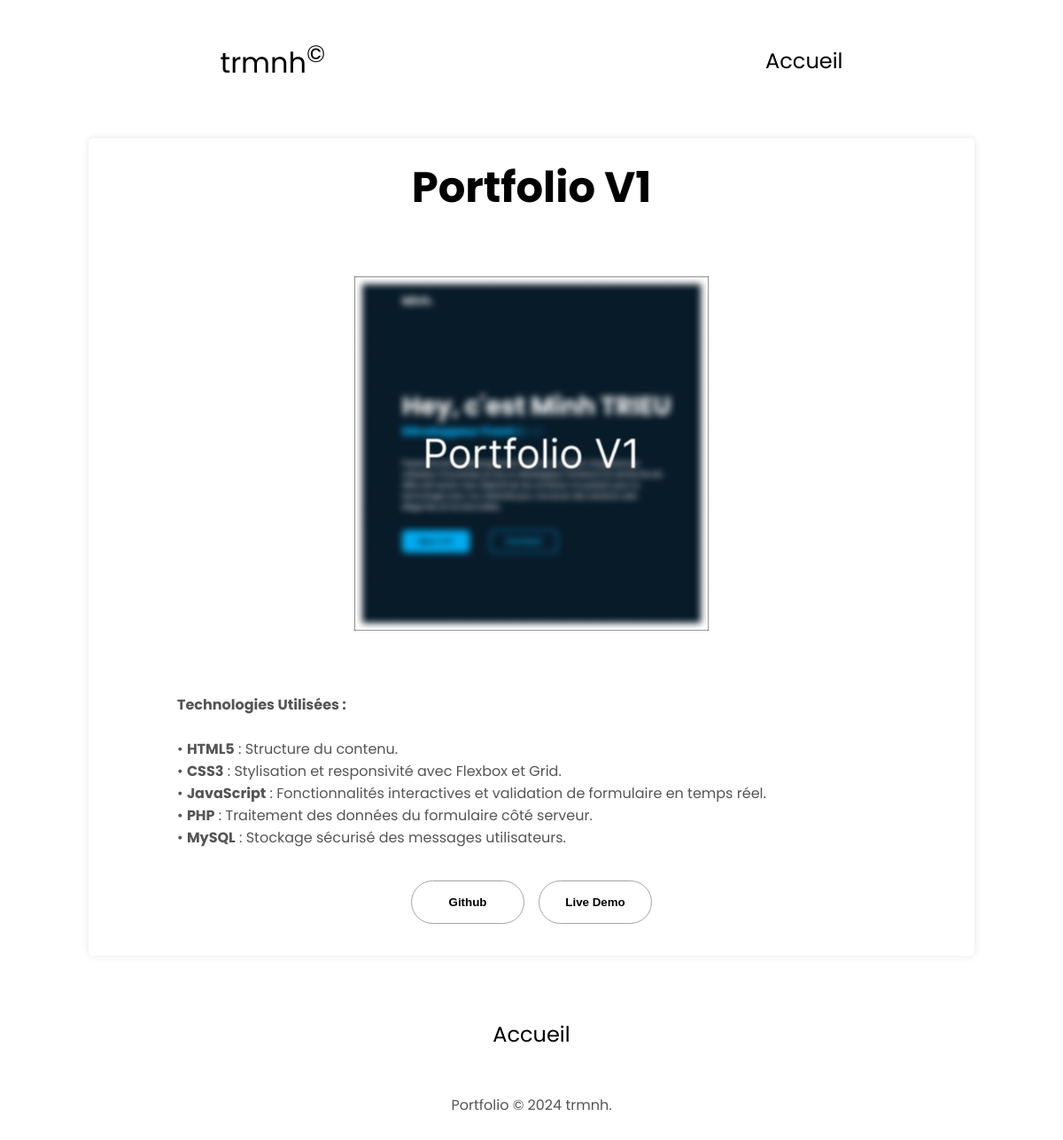
The page /project.php?id=12 on the database its author committed.
### tables this page shows
CREATE TABLE `projects` (
  `id` int(11) NOT NULL,
  `title` varchar(255) NOT NULL,
  `description` text NOT NULL,
  `thumbnail` varchar(255) NOT NULL,
  `github_link` varchar(255) DEFAULT NULL,
  `live_demo_link` varchar(255) DEFAULT NULL,
  `status` tinyint(1) DEFAULT '1'
);

CREATE TABLE `project_images` (
  `id` int(11) NOT NULL,
  `project_id` int(11) NOT NULL,
  `image_path` varchar(255) DEFAULT NULL
);

### project.php (the view, shortened to what this page needs)
<?php
include_once("config/database.php");
$projectId = isset($_GET['id']) ? intval($_GET['id']) : 0;
if ($projectId) {
    $stmt = $pdo->prepare("SELECT * FROM projects WHERE id = ?");
    $stmt->execute([$projectId]);
    $project = $stmt->fetch();
    if ($project) {
        $imagesStmt = $pdo->prepare("SELECT * FROM project_images WHERE project_id = ?");
        $imagesStmt->execute([$projectId]);
        $images = $imagesStmt->fetchAll();
    } else {
        echo "Projet non trouvé.";
        exit;
    }
} else {
    echo "Projet non spécifié.";
    exit;
}
?>
<!DOCTYPE html>
<html lang="fr">
<head>
    <link rel="stylesheet" href="assets/css/style.css" />
    <link rel="stylesheet" href="https://cdn.jsdelivr.net/npm/swiper@11/swiper-bundle.min.css"/>
</head>
<body>
    <nav id="desktop-nav">
        <div class="logo">trmnh<sup>©</sup></div>
        <div>
            <ul class="nav-links">
                <li><a href="index.php">Accueil</a></li>
            </ul>
        </div>
    </nav>
    <main>
        <section id="project-details">
            <h1 class="title"><?php echo htmlspecialchars($project['title']); ?></h1>
            <div class="swiper-container">
                <div class="swiper-wrapper">
                    <?php foreach ($images as $image): ?>
                        <div class="swiper-slide">
                            <img src="uploads/<?php echo htmlspecialchars($image['image_path']); ?>" alt="<?php echo htmlspecialchars($project['title']); ?>">
                        </div>
                    <?php endforeach; ?>
                </div>
            </div>
            <div class="description-container">
                <p><?php echo $project['description']; ?></p>
            </div>
            <div class="btn-container">
                <?php if ($project['github_link']): ?>
                    <button class="btn btn-color-2 project-btn" onclick="location.href='<?php echo htmlspecialchars($project['github_link']); ?>'">
                        Github
                    </button>
                <?php endif; ?>
                <?php if ($project['live_demo_link']): ?>
                    <button class="btn btn-color-2 project-btn" target="_blank" onclick="location.href='<?php echo htmlspecialchars($project['live_demo_link']); ?>'">
                        Live Demo
                    </button>
                <?php endif; ?>
            </div>
        </section>
    </main>
    <footer>
        <nav>
            <div class="nav-links-container">
                <ul class="nav-links">
                    <li><a href="index.php">Accueil</a></li>
                </ul>
            </div>
        </nav>
        <p>Portfolio &#169; 2024 trmnh.</p>
    </footer>
</body>
</html>

### assets/css/style.css (style rules this page uses)
* { margin: 0; padding: 0; }
body { font-family: "Poppins", sans-serif; }
html { scroll-behavior: smooth; }
p { color: rgb(85, 85, 85); }
a, .btn { transition: all 300ms ease; }
nav, .nav-links { display: flex; }
nav { justify-content: space-around; align-items: center; height: 17vh; }
.nav-links { gap: 2rem; list-style: none; font-size: 1.5rem; }
a { color: black; text-decoration: none; text-decoration-color: white; }
.logo { font-size: 2rem; }
section { padding-top: 4vh; height: 96vh; margin: 0 10rem; box-sizing: border-box; min-height: fit-content; }
.title { font-size: 3rem; text-align: center; }
.btn-container { display: flex; justify-content: center; gap: 1rem; }
.btn { font-weight: 600; transition: all 300ms ease; padding: 1rem; width: 8rem; border-radius: 2rem; }
.btn-color-1, .btn-color-2 { border: rgb(53, 53, 53) 0.1rem solid; }
.btn-color-2 { background: none; }
.btn-container { gap: 1rem; }
.project-btn { border-color: rgb(163, 163, 163); margin: 1rem 0; }
footer { height: 26vh; margin: 0 1rem; }
footer p { text-align: center; }
#project-details { max-width: 1000px; height: auto; margin: 20px auto; padding: 20px; background: white; border-radius: 5px; box-shadow: 0 0 10px rgba(0, 0, 0, 0.1); overflow: hidden; }
.swiper-container { width: 100%; max-width: 600px; height: auto; margin: 4rem auto; }
.swiper-slide img { width: 100%; height: auto; max-height: 400px; object-fit: contain; }
.title { font-size: 3rem; margin-bottom: 1rem; }
.description-container { max-width: 800px; margin: 20px auto; text-align: left; }

### rows shown on the page
projects: title "Portfolio V1", description "Technologies Utilisées : • HTML5 : Structure du contenu. • CSS3 : Stylisation et responsivité avec Flexbox et Grid. • JavaScript : Fonctionnalités interactives et validation de formulaire en temps réel. • PHP : Traitement des données du formulaire côté serveur. • MySQL : Stockage sécurisé des messages utilisateurs."
project_images: image_path (picture)
